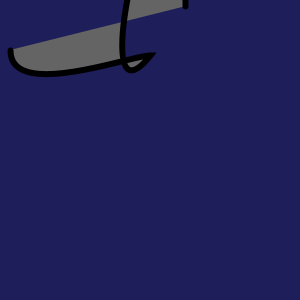
Frame 1 (no input)
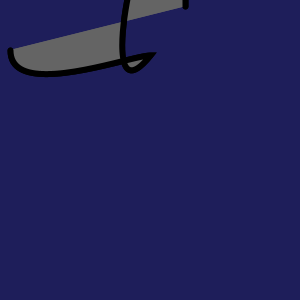
Frame 2 (the mouse pressed at the canvas centre, redrawn once)

The Processing sketch that drew these frames (run headless with seeded random() and noise(); the mouse was pressed at the canvas centre and the sketch redrawn once):

// Processing sketch: processing_164776
// ── processing_164776.pde

float a = 300.0;
 void setup() {
   size(300, 300);
   background(30, 30, 90);
   smooth();
   noLoop();
 }
 
 void draw() {
   arch(a);
 }
 
 void arch(float across) {
   float y = TWO_PI;
   strokeWeight(6);
   fill(100, 100, 100); 
   beginShape();
   vertex(10, 50);
   bezierVertex(10, 100, 130, 55, 150, 55);
   bezierVertex(70, 155, 185, y-across, 185, y);
   endShape();
 }
   
